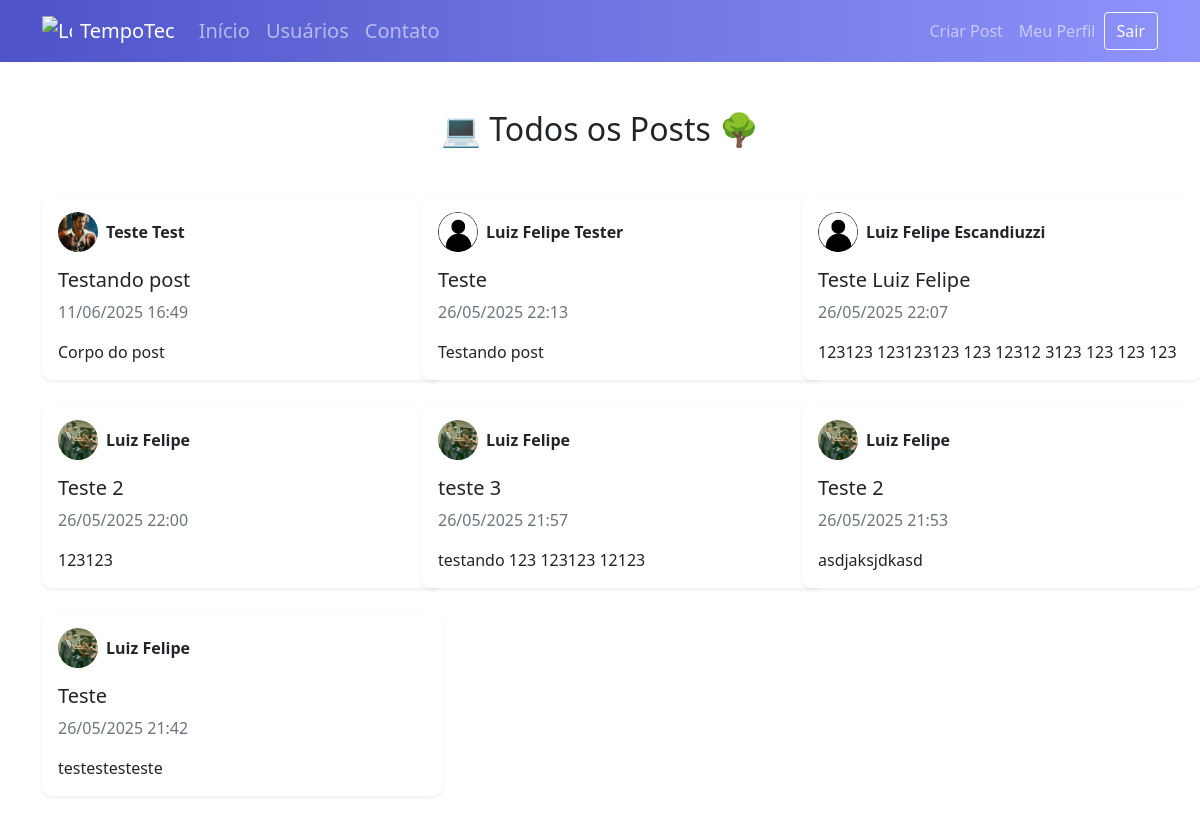
The page /posts (signed in) on the database its author committed.
### tempotec/models.py (models this page shows, shortened)
class Post(database.Model):
    id = database.Column(database.Integer, primary_key=True)
    titulo = database.Column(database.String, nullable=False)
    corpo = database.Column(database.Text, nullable=False)
    data_criacao = database.Column(database.DateTime, nullable=False, default=datetime.utcnow)
    id_usuario = database.Column(database.Integer, database.ForeignKey('usuario.id'), nullable=False)
    candidaturas = database.relationship('Candidatura', backref='post', lazy=True, foreign_keys='Candidatura.id_post')

class Usuario(database.Model, UserMixin):
    id = database.Column(database.Integer, primary_key=True)
    username = database.Column(database.String, nullable=False)
    email = database.Column(database.String, nullable=False, unique=True)
    senha = database.Column(database.String, nullable=False)
    foto_perfil = database.Column(database.String, default='default.jpg')
    posts = database.relationship('Post', backref='autor', lazy=True)
    cursos = database.Column(database.String, nullable=False, default='Não Informado')

### tempotec/routes.py (the view)
@app.route('/posts')
def listar_posts():
    subquery = select(Candidatura.id_post).where(Candidatura.id_usuario == current_user.id)
    posts = Post.query.options(joinedload(Post.autor)) \
        .filter(Post.id_usuario != current_user.id) \
        .filter(Post.id.not_in(subquery)) \
        .order_by(Post.data_criacao.desc()) \
        .all()
    return render_template('listarposts.html', posts=posts)

### tempotec/models.py (called while the page is built)
@login_manager.user_loader
def load_usuario(id_usuario):
    return Usuario.query.get(int(id_usuario))

### tempotec/templates/listarposts.html (shortened to what this page needs)
{% extends 'base.html' %}
{% block body %}
<div class="container mt-5">
    <h2 class="mb-5 text-center">
        💻 Todos os Posts 🌳
    </h2>
    {% if posts %}
    <div class="row">
        {% for post in posts %}
        <div class="col-md-4 mb-4">
            <div class="card shadow-sm h-100 post-card"
                 data-bs-toggle="modal"
                 data-bs-target="#postModal"
                 data-post-id="{{ post.id }}"
                 data-title="{{ post.titulo }}"
                 data-body="{{ post.corpo|e }}"
                 data-date="{{ post.data_criacao.strftime('%d/%m/%Y %H:%M') }}"
                 data-author="{{ post.autor.username }}"
                 data-email="{{ post.autor.email }}"
                 data-avatar="{{ url_for('static', filename='fotos_perfil/' ~ post.autor.foto_perfil) }}">
                <div class="card-body">
                    <div class="d-flex align-items-center mb-3">
                        <img src="{{ url_for('static', filename='fotos_perfil/' ~ post.autor.foto_perfil) }}"
                             alt="Avatar"
                             class="rounded-circle me-2"
                             style="width: 40px; height: 40px; object-fit: cover;">
                        <strong>{{ post.autor.username }}</strong>
                    </div>
                    <h5 class="card-title">{{ post.titulo }}</h5>
                    <p class="card-text text-muted">
                        {{ post.data_criacao.strftime('%d/%m/%Y %H:%M') }}
                    </p>
                    <p class="card-text">
                        {{ post.corpo[:150] }}{% if post.corpo|length > 150 %}...{% endif %}
                    </p>
                </div>
            </div>
        </div>
        {% endfor %} </div>
    {% else %}
    <div class="alert alert-info text-center">
        Nenhum post encontrado.
    </div>
    {% endif %}
</div>
{% endblock %}

### tempotec/static/main.css (style rules this page uses)
.card { width: 400px; border: none; border-radius: 10px; background-color: #fff }

### rows shown on the page
Post: foto_perfil (picture), autor.username "Teste Test", titulo "Testando post", data_criacao "11/06/2025 16:49", corpo "Corpo do post"
Post: foto_perfil (placeholder picture), autor.username "Luiz Felipe Tester", titulo "Teste", data_criacao "26/05/2025 22:13", corpo "Testando post"
Post: foto_perfil (placeholder picture), autor.username "Luiz Felipe Escandiuzzi", titulo "Teste Luiz Felipe", data_criacao "26/05/2025 22:07", corpo "123123 123123123 123 12312 3123 123 123 123"
Post: foto_perfil (picture), autor.username "Luiz Felipe", titulo "Teste 2", data_criacao "26/05/2025 22:00", corpo "123123"
Post: foto_perfil (picture), autor.username "Luiz Felipe", titulo "teste 3", data_criacao "26/05/2025 21:57", corpo "testando 123 123123 12123"
Post: foto_perfil (picture), autor.username "Luiz Felipe", titulo "Teste 2", data_criacao "26/05/2025 21:53", corpo "asdjaksjdkasd"
Post: foto_perfil (picture), autor.username "Luiz Felipe", titulo "Teste", data_criacao "26/05/2025 21:42", corpo "testestesteste"
